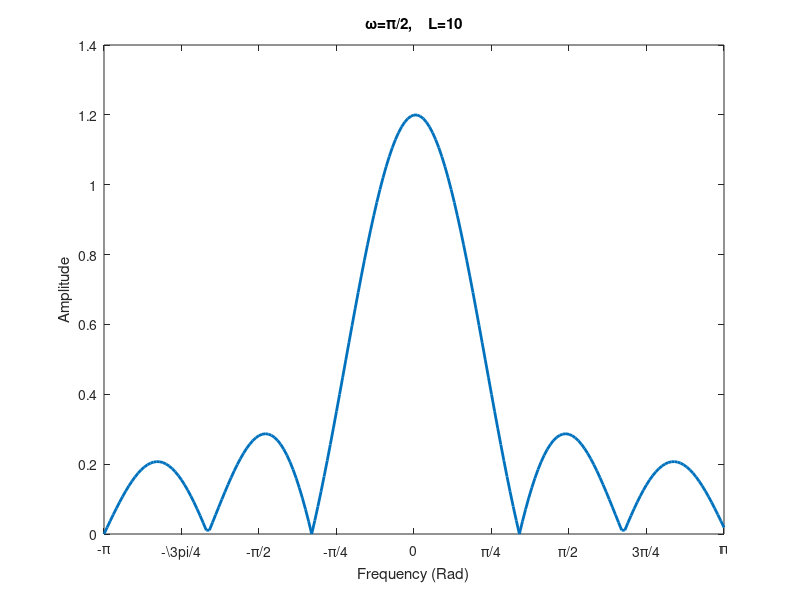
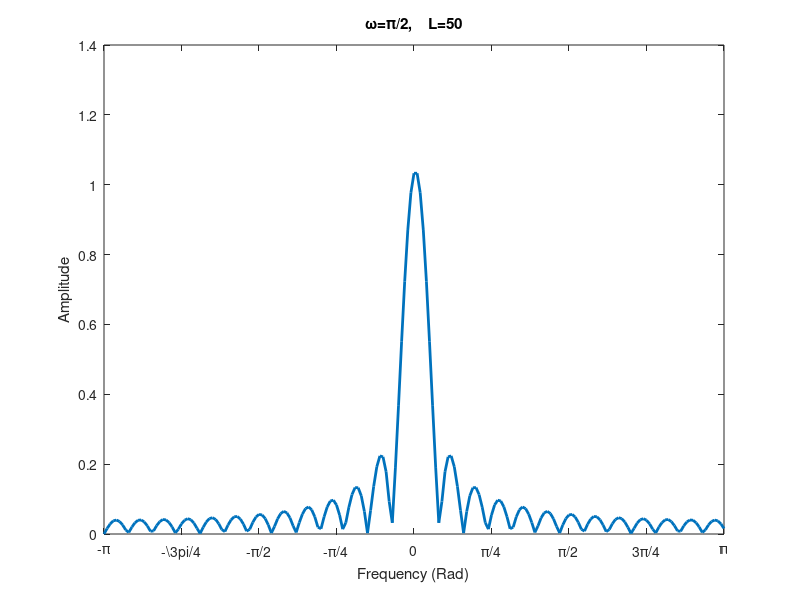
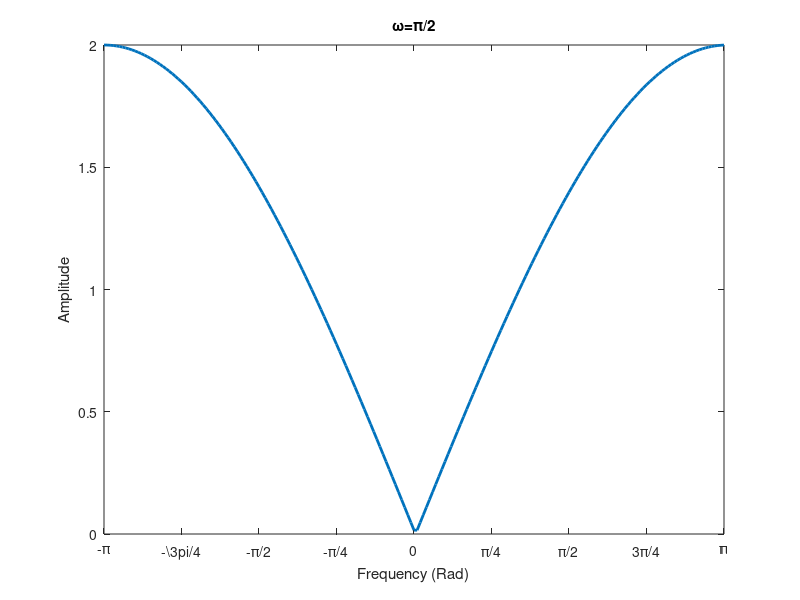

Write the MATLAB code that produced these figures, in order.
%% Frequency Response of FIR Filters: Lab P-12: 3 Lab Exercise

% Generate bandpass filter with w = 0.44pi

L = 10;
wc = pi/2;
n = [0:L];
filt = 2/L*cos(wc*n);
w=-pi:pi/100:pi;
H=freqz(filt,1,201);

plot(w,abs(H), 'LineWidth',2)
title('\omega=\pi/2,    L=10')
xlim([-pi pi])
xticks([-pi:pi/4:pi])
xticklabels({'-\pi', '-\3pi/4', '-\pi/2', '-\pi/4', '0', '\pi/4', '\pi/2', '3\pi/4', '\pi'})
xlabel('Frequency (Rad)')
ylabel('Amplitude')

figure
L = 50;
wc = pi/2;
n = [0:L];
filt = 2/L*cos(wc*n);
w=-pi:pi/100:pi;
H=freqz(filt,1,201);

plot(w,abs(H), 'LineWidth', 2)
title('\omega=\pi/2,    L=50')
xlim([-pi pi])
xticks([-pi:pi/4:pi])
xticklabels({'-\pi', '-\3pi/4', '-\pi/2', '-\pi/4', '0', '\pi/4', '\pi/2', '3\pi/4', '\pi'})
xlabel('Frequency (Rad)')
ylabel('Amplitude')

figure
b = [1 -2*cos(pi/2) 1];
H=freqz(b,1,201);
plot(w,abs(H), 'LineWidth', 2)
title('\omega=\pi/2')
xlim([-pi pi])
xticks([-pi:pi/4:pi])
xticklabels({'-\pi', '-\3pi/4', '-\pi/2', '-\pi/4', '0', '\pi/4', '\pi/2', '3\pi/4', '\pi'})
xlabel('Frequency (Rad)')
ylabel('Amplitude')

